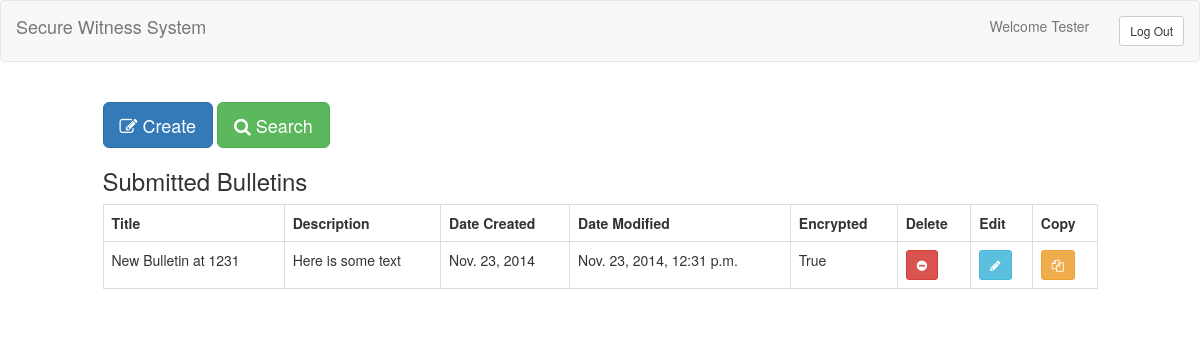
Page /profile (signed in) on the earlier database version.
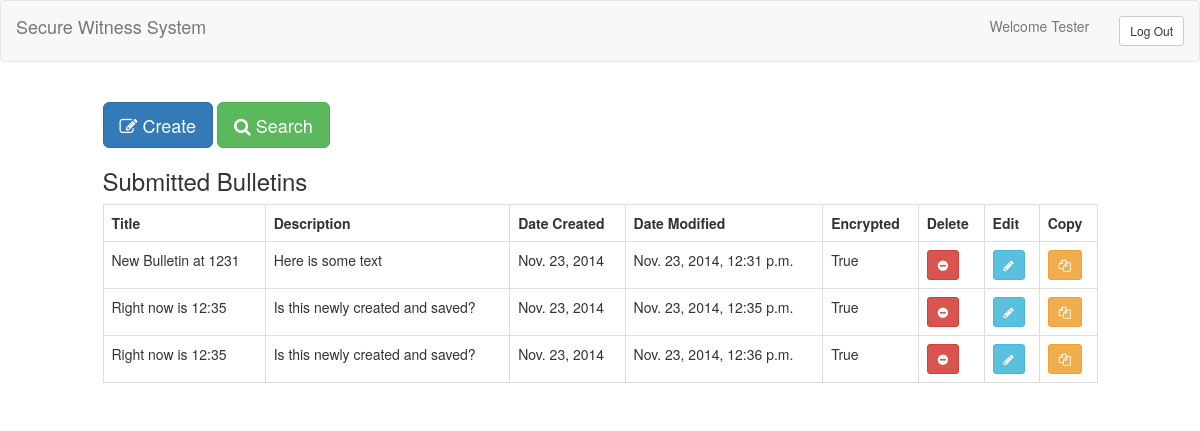
Same page on the later database version.
### sprint1/models.py (models this page shows, shortened)
class Bulletin(models.Model):
    folder = models.ForeignKey(Folder)
    title = models.CharField(max_length=255)
    text_description = models.TextField(max_length=1024)
    date_created = models.DateField(editable=False, default=datetime.datetime.today())
    date_modified = models.DateTimeField(editable=False, default=datetime.datetime.today())
    author= models.ForeignKey(User)
    lat = models.DecimalField(decimal_places=2,max_digits=10)
    long = models.DecimalField(decimal_places=2,max_digits=10)
    encrypted=models.BooleanField(default=True)
    b_key = models.AutoField(primary_key=True)

### sprint1/views.py (the view)
# urls.py: url(r'^profile', 'profile', name='profile'),
def profile(request):
    context = RequestContext(request)
    author = request.user.id
    if request.method == 'POST':
        delete = request.POST['delete']
        Bulletin.objects.filter(b_key=delete).delete()
        q1 = Bulletin.objects.filter(author__exact=author)
        bulletins = [b for b in q1]
        return render_to_response('profile.html', {'bulletins':bulletins}, context)
    else:
        q1 = Bulletin.objects.filter(author__exact=author)
        bulletins = [b for b in q1]
        return render_to_response('profile.html', {'bulletins':bulletins}, context)

### templates/profile.html (shortened to what this page needs)
<!DOCTYPE html>
{% extends "base.html" %}
{% block content %}
{% if user.is_authenticated %}
<div class="row">
    <div class="col-md-10 col-md-offset-1">
        <a href="bulletin"><button type="button" class="btn btn-primary btn-lg"><i class="fa fa-pencil-square-o"></i> Create</button></a>
        <a href="search"><button type="button" class="btn btn-success btn-lg"> <i class="fa fa-search"></i> Search</button></a>
        <h3> Submitted Bulletins </h3>
        <table class="table table-bordered">
          <tr>
            <th>Title</th>
            <th>Description</th>
            <th>Date Created</th>
            <th>Date Modified</th>
            <th>Encrypted</th>
            <th>Delete</th>
            <th>Edit</th>
            <th>Copy</th>
          </tr>
           {% if bulletins %}
           {% for bulletin in bulletins %}
              <tr>
                <td>{{ bulletin.title }}</td>
                <td>{{ bulletin.text_description }}</td>
                <td>{{ bulletin.date_created }}</td>
                <td>{{ bulletin.date_modified }}</td>
                <td>{{ bulletin.encrypted }}</td>
                <td>
                    <form action="profile" method="post" enctype="multipart/form-data">
                        <button class="btn btn-danger btn-sm" name="delete" value="{{ bulletin.b_key }}"><i class="fa fa-minus-circle"></i></button>
                    </form>
                </td>
                <td>
                    <form action="edit" method="get" enctype="multipart/form-data">
                        <button class="btn btn-info btn-sm" name="edit" value="{{ bulletin.b_key }}"><i class="fa fa-pencil"></i></button>
                    </form>
                </td>
                <td>
                    <form action="copy" method="get" enctype="multipart/form-data">
                        <button class="btn btn-warning btn-sm" name="edit" value="{{ bulletin.b_key }}"><i class="fa fa-copy"></i></button>
                    </form>
                </td>
              </tr>
           {% endfor %}
           {% else %}
                <td>N/A</td>
                <td>N/A</td>
                <td>N/A</td>
                <td>N/A</td>
                <td>N/A</td>
           {% endif %}
        </table>
    </div>
</div>
{% else %}
	<h2> Please <a href="login">log in.</a> </h2>
{% endif %}
{% endblock %}

### templates/base.html (shortened to what this page needs)
<!DOCTYPE html>
{% load staticfiles %}
<html>
    <head>
        <link href="//maxcdn.bootstrapcdn.com/bootstrap/3.3.1/css/bootstrap.min.css" rel="stylesheet">
        <link href="//maxcdn.bootstrapcdn.com/font-awesome/4.2.0/css/font-awesome.min.css" rel="stylesheet">
</head>
<nav class="navbar navbar-default" role="navigation">
  <div class="container-fluid">
    <div class="navbar-header">
      <a class="navbar-brand" href="index">Secure Witness System</a>
    </div>
      {% if user.is_authenticated %}
      <ul class="nav navbar-nav navbar-right">
        <li><a href="profile">Welcome {{ user.username }}</a></li>
        <li><a href="logout"><button type="submit" class="btn btn-default btn-sm" method="post">Log Out</button></a></li>
      </ul>
      {% endif %}
  </div>
</nav>
<body>
    {% block content %}
    {% endblock %}
    </body>
</html>

Differences in the rows shown:
added Bulletin: title "Right now is 12:35", text_description "Is this newly created and saved?", date_created "Nov. 23, 2014", date_modified "Nov. 23, 2014, 12:35 p.m.", encrypted "True", {{ bulletin.b_key }} 2 (drawn)
added Bulletin: title "Right now is 12:35", text_description "Is this newly created and saved?", date_created "Nov. 23, 2014", date_modified "Nov. 23, 2014, 12:36 p.m.", encrypted "True", {{ bulletin.b_key }} 3 (drawn)
